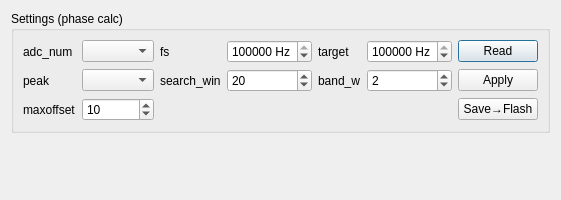
<?xml version="1.0" encoding="UTF-8"?>
<ui version="4.0">
 <class>SettingsDialog</class>
 <widget class="QDialog" name="SettingsDialog">
  <property name="geometry">
   <rect>
    <x>0</x>
    <y>0</y>
    <width>560</width>
    <height>200</height>
   </rect>
  </property>
  <property name="windowTitle">
   <string>Settings — phase calc</string>
  </property>
  <layout class="QVBoxLayout" name="dlgRootLayout">
   <item>
    <widget class="QGroupBox" name="settingsGroup">
     <property name="title">
      <string>Settings (phase calc)</string>
     </property>
     <layout class="QGridLayout" name="settingsLayout">
      <item row="0" column="0">
       <widget class="QLabel" name="adcNumLabel">
        <property name="text">
         <string>adc_num</string>
        </property>
       </widget>
      </item>
      <item row="0" column="1">
       <widget class="QComboBox" name="adcNumCombo"/>
      </item>
      <item row="0" column="2">
       <widget class="QLabel" name="fsLabel">
        <property name="text">
         <string>fs</string>
        </property>
       </widget>
      </item>
      <item row="0" column="3">
       <widget class="QSpinBox" name="fsSpin">
        <property name="suffix">
         <string> Hz</string>
        </property>
        <property name="minimum">
         <number>4000</number>
        </property>
        <property name="maximum">
         <number>2500000</number>
        </property>
        <property name="singleStep">
         <number>1000</number>
        </property>
        <property name="value">
         <number>1000000</number>
        </property>
       </widget>
      </item>
      <item row="0" column="4">
       <widget class="QLabel" name="targetLabel">
        <property name="text">
         <string>target</string>
        </property>
       </widget>
      </item>
      <item row="0" column="5">
       <widget class="QSpinBox" name="targetSpin">
        <property name="suffix">
         <string> Hz</string>
        </property>
        <property name="minimum">
         <number>1</number>
        </property>
        <property name="maximum">
         <number>1250000</number>
        </property>
        <property name="value">
         <number>100000</number>
        </property>
       </widget>
      </item>
      <item row="0" column="6">
       <widget class="QPushButton" name="readButton">
        <property name="text">
         <string>Read</string>
        </property>
       </widget>
      </item>
      <item row="1" column="0">
       <widget class="QLabel" name="peakLabel">
        <property name="text">
         <string>peak</string>
        </property>
       </widget>
      </item>
      <item row="1" column="1">
       <widget class="QComboBox" name="peakCombo"/>
      </item>
      <item row="1" column="2">
       <widget class="QLabel" name="searchWinLabel">
        <property name="text">
         <string>search_win</string>
        </property>
       </widget>
      </item>
      <item row="1" column="3">
       <widget class="QSpinBox" name="searchWinSpin">
        <property name="maximum">
         <number>500</number>
        </property>
        <property name="value">
         <number>20</number>
        </property>
       </widget>
      </item>
      <item row="1" column="4">
       <widget class="QLabel" name="bandWLabel">
        <property name="text">
         <string>band_w</string>
        </property>
       </widget>
      </item>
      <item row="1" column="5">
       <widget class="QSpinBox" name="bandWSpin">
        <property name="maximum">
         <number>50</number>
        </property>
        <property name="value">
         <number>2</number>
        </property>
       </widget>
      </item>
      <item row="1" column="6">
       <widget class="QPushButton" name="applyButton">
        <property name="text">
         <string>Apply</string>
        </property>
       </widget>
      </item>
      <item row="2" column="0">
       <widget class="QLabel" name="maxOffsetLabel">
        <property name="text">
         <string>maxoffset</string>
        </property>
       </widget>
      </item>
      <item row="2" column="1">
       <widget class="QSpinBox" name="maxOffsetSpin">
        <property name="minimum">
         <number>1</number>
        </property>
        <property name="maximum">
         <number>500</number>
        </property>
        <property name="value">
         <number>10</number>
        </property>
       </widget>
      </item>
      <item row="2" column="6">
       <widget class="QPushButton" name="saveFlashButton">
        <property name="text">
         <string>Save→Flash</string>
        </property>
       </widget>
      </item>
     </layout>
    </widget>
   </item>
   <item>
    <spacer name="dlgSpacer">
     <property name="orientation">
      <enum>Qt::Vertical</enum>
     </property>
     <property name="sizeHint" stdset="0">
      <size>
       <width>20</width>
       <height>10</height>
      </size>
     </property>
    </spacer>
   </item>
  </layout>
 </widget>
 <resources/>
 <connections/>
</ui>
